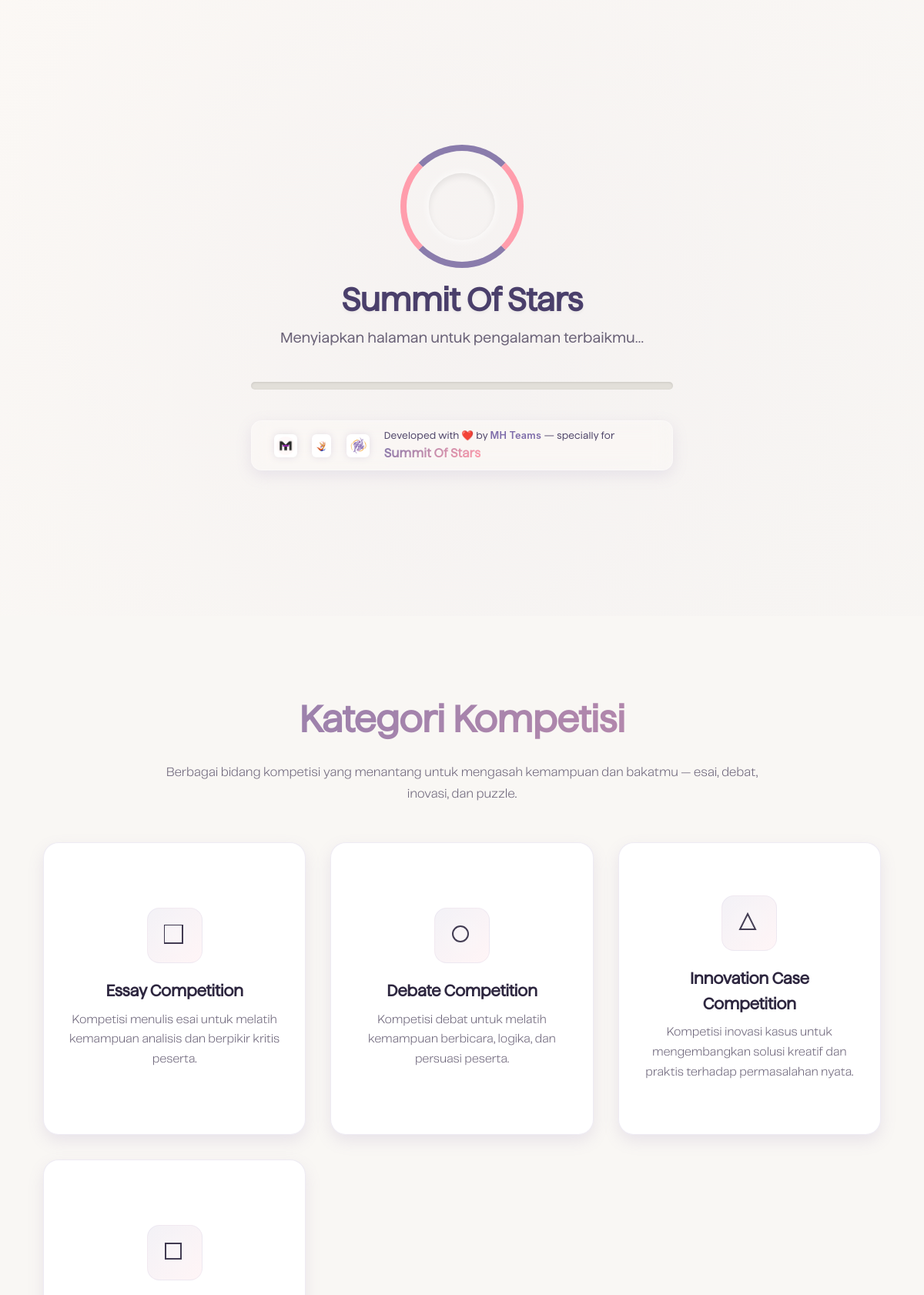
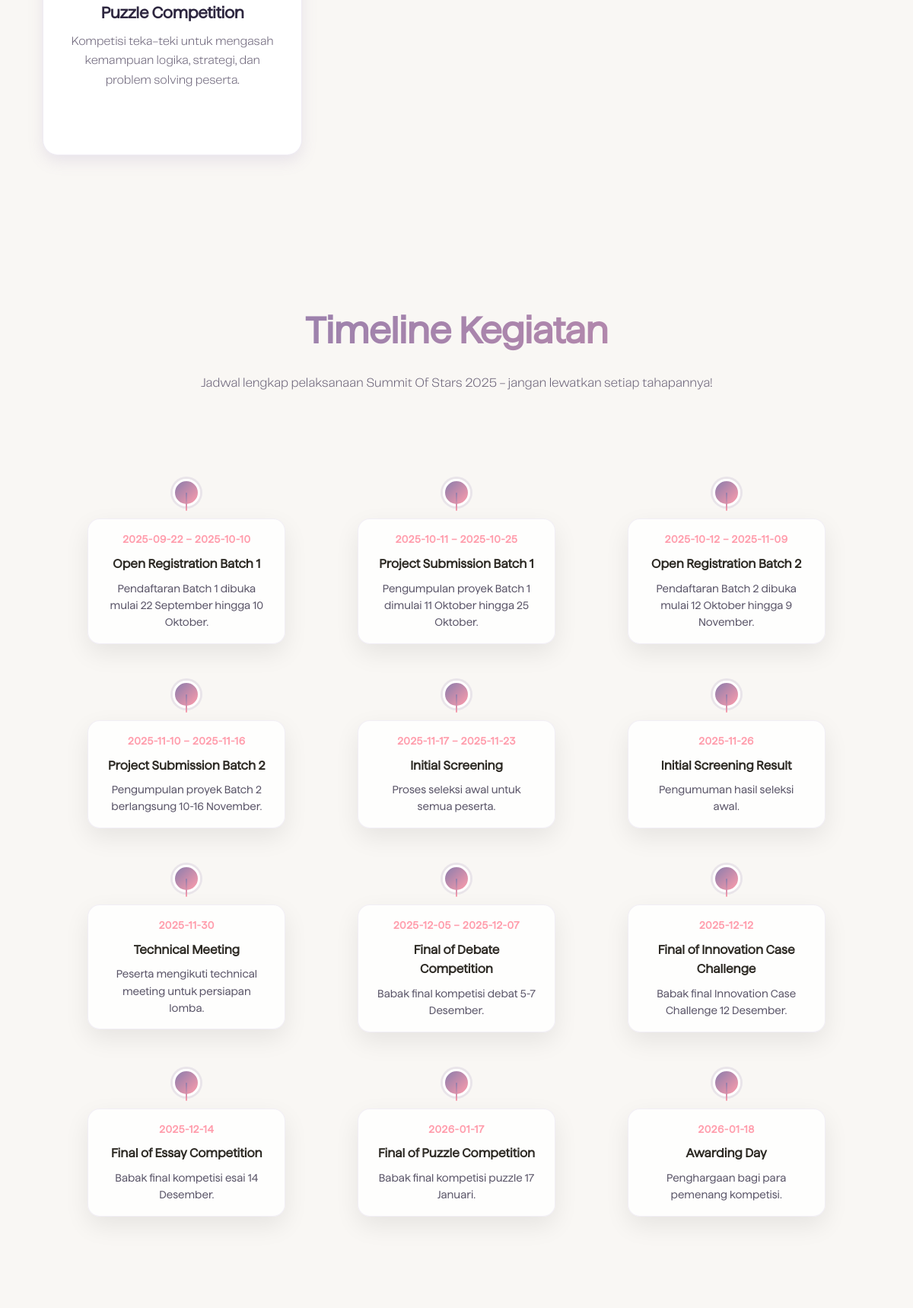
The page / (upper part) on the database its author committed (2 pictures, top to bottom).
### tables this page shows
CREATE TABLE kompetisi (
            id INTEGER PRIMARY KEY AUTOINCREMENT,
            judul TEXT NOT NULL,
            deskripsi TEXT NOT NULL,
            icon_svg TEXT NOT NULL,
            registration_link TEXT,
            submission_link TEXT
        );

CREATE TABLE timeline (
            id INTEGER PRIMARY KEY AUTOINCREMENT,
            tanggal_start TEXT NOT NULL,
            tanggal_end TEXT NOT NULL,
            judul TEXT NOT NULL,
            deskripsi TEXT NOT NULL
        );

### home.php (the view, shortened to what this page needs)
<?php
try {
    $db = new PDO('sqlite:' . __DIR__ . '/database/competitions.db');
    $db->setAttribute(PDO::ATTR_ERRMODE, PDO::ERRMODE_EXCEPTION);
} catch (PDOException $e) {
    die("❌ Koneksi gagal: " . $e->getMessage());
}
function fetchAllFromTable(PDO $db, string $table) {
    try {
        $stmt = $db->prepare("SELECT * FROM $table ORDER BY id ASC");
        $stmt->execute();
        return $stmt->fetchAll(PDO::FETCH_ASSOC);
    } catch (PDOException $e) {
        return [];
    }
}
$kompetisis     = fetchAllFromTable($db, 'kompetisi');
$timeline_items = fetchAllFromTable($db, 'timeline');
?>
<!DOCTYPE html>
<html lang="id">
<head>
  <link rel="stylesheet" href="https://cdnjs.cloudflare.com/ajax/libs/font-awesome/6.5.0/css/all.min.css"/>
</head>
<body>
<div class="loader-wrap" id="loader">
  <div class="loader" role="status" aria-live="polite" aria-label="Memuat halaman...">
    <div class="spinner" aria-hidden="true"></div>
    <h4>Summit Of Stars</h4>
    <p>Menyiapkan halaman untuk pengalaman terbaikmu…</p>
    <div class="progress" aria-hidden="true">
    </div>
    <div class="loader-credit">
      <img src="images/20250320_190104[1].png" alt="MH Teams" />
      <img src="images/summitstars.png" alt="YRI Sumsel" />
      <img src="images/YOUTH RANGER INDONESIA REGIONAL SUMATERA SELATAN (1).png" alt="YRI SUMSEL" />
      <small>
        Developed with ❤️ by
        <a href="https://mhteams.my.id" target="_blank" rel="noopener noreferrer">
          MH Teams
        </a> — specially for <strong>Summit Of Stars</strong>
      </small>
    </div>
  </div>
</div>
  <header class="navbar" id="navbar" role="navigation" aria-label="Main Navigation">
    <div class="container nav-inner">
      <a href="#home" class="logo" aria-label="YOUTH RANGER INDONESIA REGIONAL SUMATERA SELATAN">
        <img src="images/summitstars.png"
            alt="Logo YOUTH RANGER INDONESIA REGIONAL SUMATERA SELATAN"
            style="height: 50px; width: auto; margin-right: 0.6rem; vertical-align: middle;">
      </a>
      <nav class="nav-links" aria-label="Sekunder">
        <a href="#home">Beranda</a>
        <a href="#kompetisi">Kompetisi</a>
        <a href="#galeri">Galeri</a>
        <a href="/pendaftaran" class="cta-small">Daftar</a>
      </nav>
    </div>
  </header>
<main id="home" class="hero-section" role="main">
  <div class="hero-container">
    <div class="hero-badge" aria-hidden="true">Kompetisi Bergengsi 2025</div>
    <h1 class="hero-title">Summit Of Stars</h1>
    <div class="hero-subtitle">
    </div>
    <p class="hero-desc">
      Platform kompetisi terdepan untuk generasi muda Sumatera Selatan.
      Tunjukkan bakat, raih prestasi, dan jadilah yang terdepan dalam berbagai bidang kompetisi.
    </p>
    <div class="hero-ctas">
      <a
        href="assets/guidebook.pdf"
        class="btn btn-primary"
        id="btnGuidebook"
        target="_blank"
        rel="noopener"
        download
      >
        Download Guidebook
      </a>
      <a href="#kompetisi" class="btn btn-ghost" id="btnKompetisi">
        Lihat Kompetisi
      </a>
    </div>
    <div class="hero-countdown">
      <div class="countdown" role="timer" aria-live="polite">
        <div class="count-item">
          <span class="count-number" id="days">0</span>
          <span class="count-label">Hari</span>
        </div>
        <div class="count-item">
          <span class="count-number" id="hours">0</span>
          <span class="count-label">Jam</span>
        </div>
        <div class="count-item">
          <span class="count-number" id="minutes">0</span>
          <span class="count-label">Menit</span>
        </div>
        <div class="count-item">
          <span class="count-number" id="seconds">0</span>
          <span class="count-label">Detik</span>
        </div>
      </div>
    </div>
  </div>
</main>
<section id="kompetisi" class="section">
  <div class="container">
    <h2 class="title">Kategori Kompetisi</h2>
    <p class="subtitle">
      Berbagai bidang kompetisi yang menantang untuk mengasah kemampuan dan bakatmu — esai, debat, inovasi, dan puzzle.
    </p>
    <div class="grid">
      <?php foreach ($kompetisis as $k): ?>
      <div class="card">
        <div class="card-inner">
          <div class="card-front">
            <div class="icon">
              <?= $k['icon_svg']; ?>
            </div>
            <h3><?= htmlspecialchars($k['judul']); ?></h3>
            <p><?= htmlspecialchars($k['deskripsi']); ?></p>
          </div>
          <div class="card-back">
            <h3>Daftar Sekarang!</h3>
            <a href="<?= htmlspecialchars($k['registration_link'] ?? '#'); ?>" target="_blank">Daftar</a>
            <?php if (in_array($k['judul'], ['Essay Competition','Innovation Case Competition'])): ?>
            <a href="<?= htmlspecialchars($k['submission_link'] ?? '#'); ?>" target="_blank">Upload Karya</a>
            <?php endif; ?>
          </div>
        </div>
      </div>
      <?php endforeach; ?>
    </div>
  </div>
</section>
<section class="section" id="timeline" aria-label="Timeline Kegiatan">
    <div class="container">
        <h2 class="title">Timeline Kegiatan</h2>
        <p class="subtitle">Jadwal lengkap pelaksanaan Summit Of Stars 2025 - jangan lewatkan setiap tahapannya!</p>
        <div class="timeline-container">
            <?php foreach($timeline_items as $index => $item): ?>
            <div class="timeline-item animate-on-scroll">
                <div class="timeline-marker">
                </div>
                <div class="timeline-content">
                    <div class="timeline-date">
                        <?= htmlspecialchars($item['tanggal_start']); ?>
                        <?php if($item['tanggal_end'] && $item['tanggal_end'] !== $item['tanggal_start']): ?>
                            – <?= htmlspecialchars($item['tanggal_end']); ?>
                        <?php endif; ?>
                    </div>
                    <h3><?= htmlspecialchars($item['judul']); ?></h3>
                    <p><?= htmlspecialchars($item['deskripsi']); ?></p>
                </div>
            </div>
            <?php endforeach; ?>
        </div>
    </div>
</section>
</body>
</html>

### rows shown on the page
kompetisi: judul "Essay Competition", deskripsi "Kompetisi menulis esai untuk melatih kemampuan analisis dan berpikir kritis peserta."
kompetisi: judul "Debate Competition", deskripsi "Kompetisi debat untuk melatih kemampuan berbicara, logika, dan persuasi peserta."
kompetisi: judul "Innovation Case Competition", deskripsi "Kompetisi inovasi kasus untuk mengembangkan solusi kreatif dan praktis terhadap permasalahan nyata."
kompetisi: judul "Puzzle Competition", deskripsi "Kompetisi teka-teki untuk mengasah kemampuan logika, strategi, dan problem solving peserta."
timeline: tanggal_start "2025-09-22", tanggal_end "2025-10-10", judul "Open Registration Batch 1", deskripsi "Pendaftaran Batch 1 dibuka mulai 22 September hingga 10 Oktober."
timeline: tanggal_start "2025-10-11", tanggal_end "2025-10-25", judul "Project Submission Batch 1", deskripsi "Pengumpulan proyek Batch 1 dimulai 11 Oktober hingga 25 Oktober."
timeline: tanggal_start "2025-10-12", tanggal_end "2025-11-09", judul "Open Registration Batch 2", deskripsi "Pendaftaran Batch 2 dibuka mulai 12 Oktober hingga 9 November."
timeline: tanggal_start "2025-11-10", tanggal_end "2025-11-16", judul "Project Submission Batch 2", deskripsi "Pengumpulan proyek Batch 2 berlangsung 10-16 November."
timeline: tanggal_start "2025-11-17", tanggal_end "2025-11-23", judul "Initial Screening", deskripsi "Proses seleksi awal untuk semua peserta."
timeline: tanggal_start "2025-11-26", judul "Initial Screening Result", deskripsi "Pengumuman hasil seleksi awal."
timeline: tanggal_start "2025-11-30", judul "Technical Meeting", deskripsi "Peserta mengikuti technical meeting untuk persiapan lomba."
timeline: tanggal_start "2025-12-05", tanggal_end "2025-12-07", judul "Final of Debate Competition", deskripsi "Babak final kompetisi debat 5-7 Desember."
timeline: tanggal_start "2025-12-12", judul "Final of Innovation Case Challenge", deskripsi "Babak final Innovation Case Challenge 12 Desember."
timeline: tanggal_start "2025-12-14", judul "Final of Essay Competition", deskripsi "Babak final kompetisi esai 14 Desember."
timeline: tanggal_start "2026-01-17", judul "Final of Puzzle Competition", deskripsi "Babak final kompetisi puzzle 17 Januari."
timeline: tanggal_start "2026-01-18", judul "Awarding Day", deskripsi "Penghargaan bagi para pemenang kompetisi."
